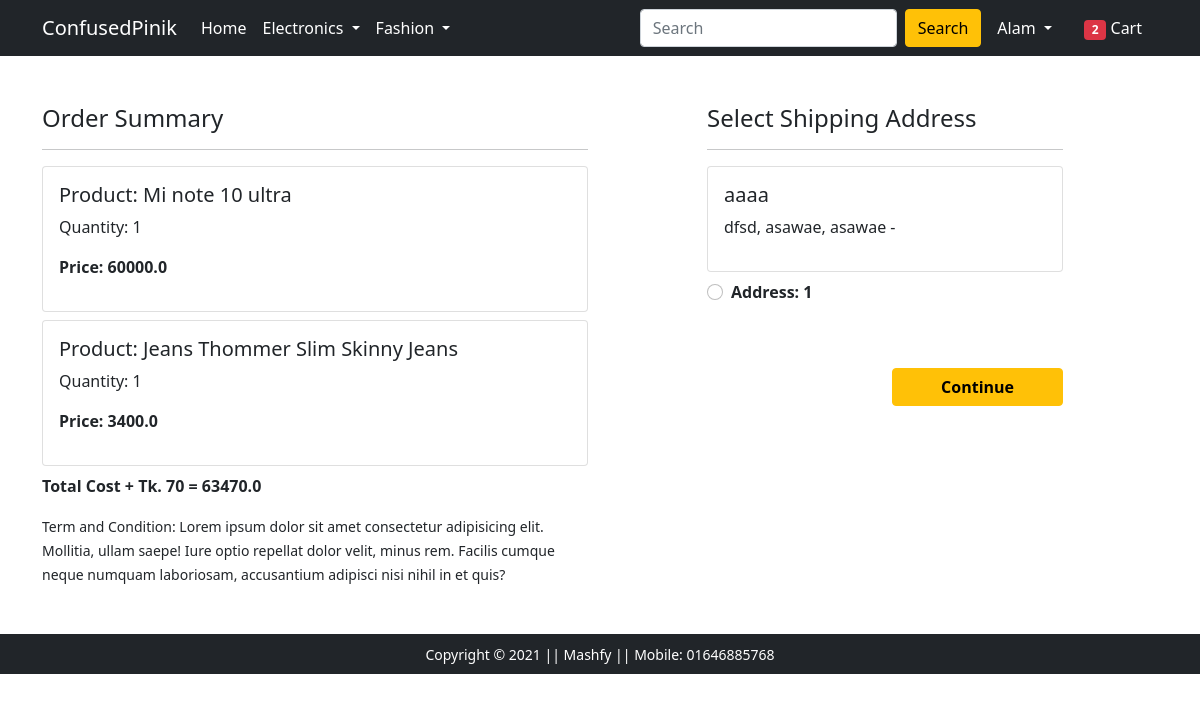
Page /checkout/ (signed in) on the earlier database version.
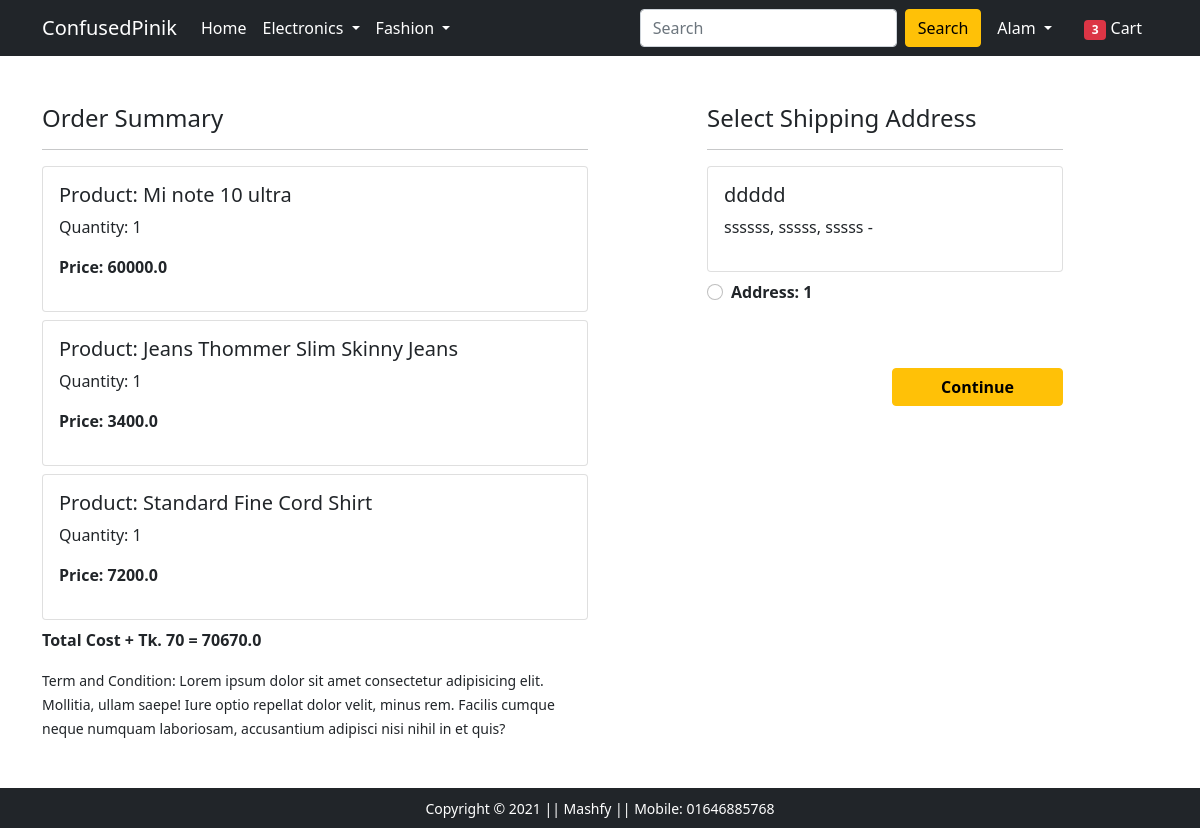
Same page on the later database version.
### app/models.py (models this page shows, shortened)
class Cart(models.Model):
    user=models.ForeignKey(User,on_delete=models.CASCADE)
    product=models.ForeignKey(Product,on_delete=models.CASCADE)
    quantity=models.PositiveIntegerField(default=1)
    @property
    def total_cost(self):
        return self.quantity*self.product.discounted_price

class Product(models.Model):
    title=models.CharField(max_length=100)
    selling_price=models.FloatField()
    discounted_price=models.FloatField()
    description=models.TextField()
    brand=models.CharField(max_length=100)
    category=models.CharField(choices=CATEGORY_CHOICES,max_length=2)
    product_image=models.ImageField(upload_to='productimg')

class Customer(models.Model):
    user=models.ForeignKey(User,on_delete=models.CASCADE)
    name=models.CharField(max_length=200)
    address=models.CharField(max_length=200) #address
    area=models.CharField(max_length=100) #area
    mobno=models.IntegerField() #mobno
    district=models.CharField(choices=DISTRICT_CHOICES,max_length=50) #area

### app/views.py (the view)
# urls.py: path('checkout/', views.checkout, name='checkout'),
@login_required
def checkout(request):
    user=request.user
    add=Customer.objects.filter(user=user)
    cart_items=Cart.objects.filter(user=user)
    amount=0.0
    shipping_amount=70.0
    totalamount=0.0
    cart_product=[p for p in Cart.objects.all() if p.user==request.user]
    if cart_product:
        for p in cart_product:
            tempamount=(p.quantity*p.product.discounted_price)
            amount+=tempamount
        totalamount=amount+shipping_amount
    totalitem=len(Cart.objects.filter(user=request.user))
    return render(request, 'app/checkout.html',{'add':add,'totalamount':totalamount,'cart_items':cart_items,'totalitem':totalitem})

### app/templates/app/checkout.html (shortened to what this page needs)
{% extends 'app/base.html' %}
{% load static %}
{% block main-content %}
<div class="container">
  <div class="row mt-5">
    <div class="col-sm-6">
      <h4>Order Summary</h4>
      <hr>
      {% for item in cart_items %}
      <div class="card mb-2">
        <div class="card-body">
          <h5>Product: {{item.product.title}}</h5>
          <p>Quantity: {{item.quantity}}</p>
          <p class="fw-bold">Price: {{item.total_cost}}</p>
        </div>
      </div>
      {% endfor %}
      <p class="fw-bold">Total Cost + Tk. 70 = {{totalamount}}</p>
      <small>Term and Condition: Lorem ipsum dolor sit amet consectetur adipisicing elit. Mollitia, ullam saepe! Iure
        optio repellat dolor velit, minus rem. Facilis cumque neque numquam laboriosam, accusantium adipisci nisi nihil
        in et quis?</small>
    </div>
    <div class="col-sm-4 offset-sm-1">
      <h4>Select Shipping Address</h4>
      <hr>
      <form action="/paymentdone">
        {% for ad in add %}
        <div class="card">
          <div class="card-body">
            <h5>{{ad.name}}</h5>
            <p>{{ad.address}}, {{ad.area}}, {{ad.area}} - {{ad.}}</p>
          </div>
        </div>
        <div class="form-check mt-2 mb-5">
          <input class="form-check-input" type="radio" name="custid" id="custadd{{forloop.counter}}" value="{{ad.id}}">
          <label class="form-check-label fw-bold" for="custadd{{forloop.counter}}">
            Address: {{forloop.counter}} </label>
        </div>
        {% endfor %}
        <div class="text-end">
          <button type="submit" class="btn btn-warning mt-3 px-5 fw-bold">Continue</button>
        </div>
      </form>
    </div>
  </div>
</div>
{% endblock main-content %}

### app/templates/app/base.html (shortened to what this page needs)
<!doctype html>
{% load static %}
<html lang="en">
  <head>
    <link href="https://cdn.jsdelivr.net/npm/bootstrap@5.0.0-beta1/dist/css/bootstrap.min.css" rel="stylesheet">
    <link rel="stylesheet" href="{% static 'app/css/owl.carousel.min.css' %}">
    <link rel="stylesheet" href="{% static 'app/css/all.min.css' %}">
    <link rel="stylesheet" href="{% static 'app/css/style.css' %}">
  </head>
  <body>
    <nav class="navbar navbar-expand-lg navbar-dark bg-dark">
     <div class="container">
       <a class="navbar-brand" href="/">ConfusedPinik</a>
       <div class="collapse navbar-collapse" id="navbarSupportedContent">
         <ul class="navbar-nav me-auto mb-2 mb-lg-0">
           <li class="nav-item">
             <a class="nav-link active" aria-current="page" href="/">Home</a>
           </li>
           <li class="nav-item dropdown">
             <a class="nav-link dropdown-toggle text-white" href="#" id="electronicsDropdown" role="button" data-bs-toggle="dropdown" aria-expanded="false">
               Electronics
             </a>
           </li>
           <li class="nav-item dropdown">
             <a class="nav-link dropdown-toggle text-white" href="#" id="fashionDropdown" role="button" data-bs-toggle="dropdown" aria-expanded="false">
               Fashion
             </a>
           </li>
         </ul>
         <form method="get" action="/search" class="d-flex">
           <input class="form-control me-2" type="search" placeholder="Search" aria-label="Search" name="query" id="query">
           <button class="btn btn-warning" type="submit">Search</button>
         </form>
         <div>
          <ul class="navbar-nav me-auto mb-2 mb-lg-0">
            {% if request.user.is_authenticated %}
           <li class="nav-item dropdown mx-2">
              <a class="nav-link dropdown-toggle text-white" href="#" id="profileDropdown" role="button" data-bs-toggle="dropdown" aria-expanded="false">
                {{request.user.username|capfirst}}
              </a>
            </li>
            <li class="nav-item mx-2">
             <a href="{% url 'showcart' %}" class="nav-link text-white"><span class="badge bg-danger">{{totalitem}}</span> Cart </a>
            </li>
            {% endif %}
          </ul>
         </div>
       </div>
     </div>
    </nav>
    {% block main-content %} {% endblock main-content %}
    <footer class="container-fluid bg-dark text-center p-2 mt-5">
        <small class="text-white">Copyright &copy; 2021 || Mashfy || </small>
        <small class="text-white"> Mobile: 01646885768 </small>
    </footer>
  </body>
</html>

Differences in the rows shown:
removed Customer: name "aaaa", address "dfsd", area "asawae"
added Cart: product "Standard Fine Cord Shirt", quantity "1", total_cost "7200.0"
added Customer: name "ddddd", address "ssssss", area "sssss"
Other differences:
{{ totalitem }}: "2" → "3"
{{ totalamount }}: "63470.0" → "70670.0"
